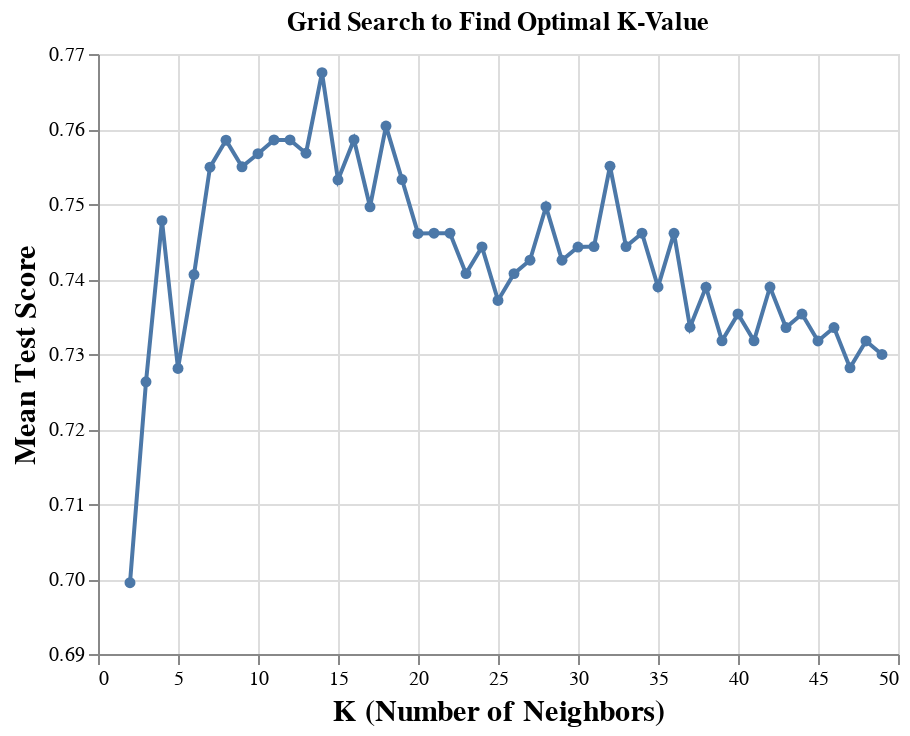

This figure's notebook cell:
### Markdown cell above
Table 4 (above): This table shows the results of the accuracies grid. By plotting the mean test score (accuracy) and the number of neighbours (*K*) from this table, we will be able to find the *K* that will maximize our model's accuracy.

### Code cell
accuracy_versus_k_grid = (
    alt.Chart(accuracies_grid, title="Grid Search to Find Optimal K-Value")
    .mark_line(point=True)
    .encode(
        x=alt.X(
            "param_kneighborsclassifier__n_neighbors",
            title="K (Number of Neighbors)",
            scale=alt.Scale(zero=False),
        ),
        y=alt.Y(
            "mean_test_score", 
            title="Mean Test Score", 
            scale=alt.Scale(zero=False)
        ),
    )
    .configure_axis(labelFontSize=10, titleFontSize=15)
    .properties(width=400, height=300)
)
accuracy_versus_k_grid

### Figure 1 — Vega-Lite specification as saved in the notebook (floating-point values rounded to 4 significant figures)
{"$schema": "https://vega.github.io/schema/vega-lite/v4.17.0.json", "config": {"axis": {"labelFontSize": 10, "titleFontSize": 15}, "view": {"continuousHeight": 300, "continuousWidth": 400}}, "data": {"name": "data-28e67b1164b2447de7e084023a81ec24"}, "datasets": {"data-28e67b1164b2447de7e084023a81ec24": [{"mean_fit_time": 0.03176, "mean_score_time": 0.06668, "mean_test_score": 0.6995, "param_kneighborsclassifier__n_neighbors": 2, "params": {"kneighborsclassifier__n_neighbors": 2}, "rank_test_score": 48, "split0_test_score": 0.7143, "split1_test_score": 0.6607, "split2_test_score": 0.6429, "split3_test_score": 0.7589, "split4_test_score": 0.7207, "std_fit_time": 0.01589, "std_score_time": 0.02259, "std_test_score": 0.04222}, {"mean_fit_time": 0.04544, "mean_score_time": 0.03556, "mean_test_score": 0.7263, "param_kneighborsclassifier__n_neighbors": 3, "params": {"kneighborsclassifier__n_neighbors": 3}, "rank_test_score": 47, "split0_test_score": 0.75, "split1_test_score": 0.7321, "split2_test_score": 0.6786, "split3_test_score": 0.75, "split4_test_score": 0.7207, "std_fit_time": 0.02163, "std_score_time": 0.002658, "std_test_score": 0.02633}, {"mean_fit_time": 0.04313, "mean_score_time": 0.03373, "mean_test_score": 0.7478, "param_kneighborsclassifier__n_neighbors": 4, "params": {"kneighborsclassifier__n_neighbors": 4}, "rank_test_score": 16, "split0_test_score": 0.7768, "split1_test_score": 0.7054, "split2_test_score": 0.7054, "split3_test_score": 0.7946, "split4_test_score": 0.7568, "std_fit_time": 0.02357, "std_score_time": 0.002448, "std_test_score": 0.03665}, {"mean_fit_time": 0.03002, "mean_score_time": 0.04124, "mean_test_score": 0.7281, "param_kneighborsclassifier__n_neighbors": 5, "params": {"kneighborsclassifier__n_neighbors": 5}, "rank_test_score": 46, "split0_test_score": 0.7321, "split1_test_score": 0.7321, "split2_test_score": 0.7054, "split3_test_score": 0.75, "split4_test_score": 0.7207, "std_fit_time": 0.01625, "std_score_time": 0.02037, "std_test_score": 0.01472}, {"mean_fit_time": 0.04093, "mean_score_time": 0.03805, "mean_test_score": 0.7406, "param_kneighborsclassifier__n_neighbors": 6, "params": {"kneighborsclassifier__n_neighbors": 6}, "rank_test_score": 30, "split0_test_score": 0.75, "split1_test_score": 0.7321, "split2_test_score": 0.6964, "split3_test_score": 0.7946, "split4_test_score": 0.7297, "std_fit_time": 0.02299, "std_score_time": 0.003976, "std_test_score": 0.03209}, {"mean_fit_time": 0.02384, "mean_score_time": 0.03646, "mean_test_score": 0.7549, "param_kneighborsclassifier__n_neighbors": 7, "params": {"kneighborsclassifier__n_neighbors": 7}, "rank_test_score": 11, "split0_test_score": 0.7679, "split1_test_score": 0.7768, "split2_test_score": 0.7143, "split3_test_score": 0.7679, "split4_test_score": 0.7477, "std_fit_time": 0.000774, "std_score_time": 0.0002071, "std_test_score": 0.02243}, {"mean_fit_time": 0.02348, "mean_score_time": 0.03715, "mean_test_score": 0.7585, "param_kneighborsclassifier__n_neighbors": 8, "params": {"kneighborsclassifier__n_neighbors": 8}, "rank_test_score": 6, "split0_test_score": 0.7946, "split1_test_score": 0.75, "split2_test_score": 0.6875, "split3_test_score": 0.7946, "split4_test_score": 0.7658, "std_fit_time": 0.0002277, "std_score_time": 0.00171, "std_test_score": 0.03944}, {"mean_fit_time": 0.01754, "mean_score_time": 0.02771, "mean_test_score": 0.755, "param_kneighborsclassifier__n_neighbors": 9, "params": {"kneighborsclassifier__n_neighbors": 9}, "rank_test_score": 10, "split0_test_score": 0.75, "split1_test_score": 0.7589, "split2_test_score": 0.7143, "split3_test_score": 0.7768, "split4_test_score": 0.7748, "std_fit_time": 0.00634, "std_score_time": 0.01266, "std_test_score": 0.02264}, {"mean_fit_time": 0.02372, "mean_score_time": 0.0362, "mean_test_score": 0.7567, "param_kneighborsclassifier__n_neighbors": 10, "params": {"kneighborsclassifier__n_neighbors": 10}, "rank_test_score": 8, "split0_test_score": 0.7857, "split1_test_score": 0.7411, "split2_test_score": 0.7054, "split3_test_score": 0.7946, "split4_test_score": 0.7568, "std_fit_time": 0.0002728, "std_score_time": 0.002393, "std_test_score": 0.03213}, {"mean_fit_time": 0.02, "mean_score_time": 0.0315, "mean_test_score": 0.7585, "param_kneighborsclassifier__n_neighbors": 11, "params": {"kneighborsclassifier__n_neighbors": 11}, "rank_test_score": 5, "split0_test_score": 0.7768, "split1_test_score": 0.7679, "split2_test_score": 0.7232, "split3_test_score": 0.7411, "split4_test_score": 0.7838, "std_fit_time": 3.951e-05, "std_score_time": 0.0002101, "std_test_score": 0.02285}, {"mean_fit_time": 0.01762, "mean_score_time": 0.02459, "mean_test_score": 0.7585, "param_kneighborsclassifier__n_neighbors": 12, "params": {"kneighborsclassifier__n_neighbors": 12}, "rank_test_score": 4, "split0_test_score": 0.7857, "split1_test_score": 0.7589, "split2_test_score": 0.6875, "split3_test_score": 0.7768, "split4_test_score": 0.7838, "std_fit_time": 0.004996, "std_score_time": 0.008738, "std_test_score": 0.03676}, {"mean_fit_time": 0.007729, "mean_score_time": 0.0122, "mean_test_score": 0.7568, "param_kneighborsclassifier__n_neighbors": 13, "params": {"kneighborsclassifier__n_neighbors": 13}, "rank_test_score": 7, "split0_test_score": 0.7679, "split1_test_score": 0.75, "split2_test_score": 0.7054, "split3_test_score": 0.7679, "split4_test_score": 0.7928, "std_fit_time": 0.0001103, "std_score_time": 0.000311, "std_test_score": 0.0291}, {"mean_fit_time": 0.007763, "mean_score_time": 0.01204, "mean_test_score": 0.7675, "param_kneighborsclassifier__n_neighbors": 14, "params": {"kneighborsclassifier__n_neighbors": 14}, "rank_test_score": 1, "split0_test_score": 0.7946, "split1_test_score": 0.7679, "split2_test_score": 0.7054, "split3_test_score": 0.7679, "split4_test_score": 0.8018, "std_fit_time": 0.0001451, "std_score_time": 0.0001287, "std_test_score": 0.03399}, {"mean_fit_time": 0.007905, "mean_score_time": 0.01266, "mean_test_score": 0.7532, "param_kneighborsclassifier__n_neighbors": 15, "params": {"kneighborsclassifier__n_neighbors": 15}, "rank_test_score": 13, "split0_test_score": 0.7768, "split1_test_score": 0.75, "split2_test_score": 0.6786, "split3_test_score": 0.7589, "split4_test_score": 0.8018, "std_fit_time": 0.0001711, "std_score_time": 0.0003331, "std_test_score": 0.04131}, {"mean_fit_time": 0.00774, "mean_score_time": 0.01222, "mean_test_score": 0.7586, "param_kneighborsclassifier__n_neighbors": 16, "params": {"kneighborsclassifier__n_neighbors": 16}, "rank_test_score": 3, "split0_test_score": 0.8036, "split1_test_score": 0.7679, "split2_test_score": 0.6696, "split3_test_score": 0.75, "split4_test_score": 0.8018, "std_fit_time": 9.981e-05, "std_score_time": 9.71e-05, "std_test_score": 0.04891}, {"mean_fit_time": 0.02863, "mean_score_time": 0.0432, "mean_test_score": 0.7496, "param_kneighborsclassifier__n_neighbors": 17, "params": {"kneighborsclassifier__n_neighbors": 17}, "rank_test_score": 15, "split0_test_score": 0.7679, "split1_test_score": 0.7411, "split2_test_score": 0.6786, "split3_test_score": 0.7679, "split4_test_score": 0.7928, "std_fit_time": 0.01615, "std_score_time": 0.02505, "std_test_score": 0.03912}, {"mean_fit_time": 0.01381, "mean_score_time": 0.01863, "mean_test_score": 0.7604, "param_kneighborsclassifier__n_neighbors": 18, "params": {"kneighborsclassifier__n_neighbors": 18}, "rank_test_score": 2, "split0_test_score": 0.8036, "split1_test_score": 0.7411, "split2_test_score": 0.6786, "split3_test_score": 0.7589, "split4_test_score": 0.8198, "std_fit_time": 0.005752, "std_score_time": 0.006208, "std_test_score": 0.04993}, {"mean_fit_time": 0.02716, "mean_score_time": 0.07558, "mean_test_score": 0.7533, "param_kneighborsclassifier__n_neighbors": 19, "params": {"kneighborsclassifier__n_neighbors": 19}, "rank_test_score": 12, "split0_test_score": 0.7857, "split1_test_score": 0.7411, "split2_test_score": 0.6518, "split3_test_score": 0.7589, "split4_test_score": 0.8288, "std_fit_time": 0.01405, "std_score_time": 0.01982, "std_test_score": 0.05872}, {"mean_fit_time": 0.02329, "mean_score_time": 0.04436, "mean_test_score": 0.7461, "param_kneighborsclassifier__n_neighbors": 20, "params": {"kneighborsclassifier__n_neighbors": 20}, "rank_test_score": 21, "split0_test_score": 0.7857, "split1_test_score": 0.7321, "split2_test_score": 0.6696, "split3_test_score": 0.7411, "split4_test_score": 0.8018, "std_fit_time": 0.0003447, "std_score_time": 0.01335, "std_test_score": 0.04634}, {"mean_fit_time": 0.0221, "mean_score_time": 0.0345, "mean_test_score": 0.7461, "param_kneighborsclassifier__n_neighbors": 21, "params": {"kneighborsclassifier__n_neighbors": 21}, "rank_test_score": 17, "split0_test_score": 0.7857, "split1_test_score": 0.7232, "split2_test_score": 0.6518, "split3_test_score": 0.75, "split4_test_score": 0.8198, "std_fit_time": 0.001626, "std_score_time": 0.002558, "std_test_score": 0.05734}, {"mean_fit_time": 0.02116, "mean_score_time": 0.03224, "mean_test_score": 0.7461, "param_kneighborsclassifier__n_neighbors": 22, "params": {"kneighborsclassifier__n_neighbors": 22}, "rank_test_score": 17, "split0_test_score": 0.7946, "split1_test_score": 0.7232, "split2_test_score": 0.6518, "split3_test_score": 0.7411, "split4_test_score": 0.8198, "std_fit_time": 0.0008652, "std_score_time": 0.0004339, "std_test_score": 0.05871}, {"mean_fit_time": 0.01109, "mean_score_time": 0.01714, "mean_test_score": 0.7407, "param_kneighborsclassifier__n_neighbors": 23, "params": {"kneighborsclassifier__n_neighbors": 23}, "rank_test_score": 28, "split0_test_score": 0.7768, "split1_test_score": 0.7232, "split2_test_score": 0.6696, "split3_test_score": 0.7321, "split4_test_score": 0.8018, "std_fit_time": 0.004581, "std_score_time": 0.006513, "std_test_score": 0.04575}, {"mean_fit_time": 0.008649, "mean_score_time": 0.01384, "mean_test_score": 0.7443, "param_kneighborsclassifier__n_neighbors": 24, "params": {"kneighborsclassifier__n_neighbors": 24}, "rank_test_score": 24, "split0_test_score": 0.7679, "split1_test_score": 0.7143, "split2_test_score": 0.6786, "split3_test_score": 0.7679, "split4_test_score": 0.7928, "std_fit_time": 0.0002747, "std_score_time": 0.0006602, "std_test_score": 0.04167}, {"mean_fit_time": 0.009202, "mean_score_time": 0.01429, "mean_test_score": 0.7371, "param_kneighborsclassifier__n_neighbors": 25, "params": {"kneighborsclassifier__n_neighbors": 25}, "rank_test_score": 34, "split0_test_score": 0.75, "split1_test_score": 0.7143, "split2_test_score": 0.6607, "split3_test_score": 0.7589, "split4_test_score": 0.8018, "std_fit_time": 0.0002155, "std_score_time": 0.0001429, "std_test_score": 0.0473}, {"mean_fit_time": 0.008861, "mean_score_time": 0.01421, "mean_test_score": 0.7407, "param_kneighborsclassifier__n_neighbors": 26, "params": {"kneighborsclassifier__n_neighbors": 26}, "rank_test_score": 28, "split0_test_score": 0.7679, "split1_test_score": 0.7143, "split2_test_score": 0.6786, "split3_test_score": 0.7411, "split4_test_score": 0.8018, "std_fit_time": 0.0002987, "std_score_time": 0.0006817, "std_test_score": 0.04249}, {"mean_fit_time": 0.007869, "mean_score_time": 0.01269, "mean_test_score": 0.7425, "param_kneighborsclassifier__n_neighbors": 27, "params": {"kneighborsclassifier__n_neighbors": 27}, "rank_test_score": 26, "split0_test_score": 0.7679, "split1_test_score": 0.7143, "split2_test_score": 0.6786, "split3_test_score": 0.75, "split4_test_score": 0.8018, "std_fit_time": 0.0005769, "std_score_time": 0.0005938, "std_test_score": 0.04266}, {"mean_fit_time": 0.007933, "mean_score_time": 0.01442, "mean_test_score": 0.7496, "param_kneighborsclassifier__n_neighbors": 28, "params": {"kneighborsclassifier__n_neighbors": 28}, "rank_test_score": 14, "split0_test_score": 0.7857, "split1_test_score": 0.7143, "split2_test_score": 0.6875, "split3_test_score": 0.7589, "split4_test_score": 0.8018, "std_fit_time": 0.0005398, "std_score_time": 0.002246, "std_test_score": 0.04294}, {"mean_fit_time": 0.01453, "mean_score_time": 0.01375, "mean_test_score": 0.7425, "param_kneighborsclassifier__n_neighbors": 29, "params": {"kneighborsclassifier__n_neighbors": 29}, "rank_test_score": 26, "split0_test_score": 0.75, "split1_test_score": 0.7143, "split2_test_score": 0.7054, "split3_test_score": 0.7411, "split4_test_score": 0.8018, "std_fit_time": 0.01176, "std_score_time": 0.0003694, "std_test_score": 0.03391}, {"mean_fit_time": 0.007803, "mean_score_time": 0.0162, "mean_test_score": 0.7443, "param_kneighborsclassifier__n_neighbors": 30, "params": {"kneighborsclassifier__n_neighbors": 30}, "rank_test_score": 25, "split0_test_score": 0.7679, "split1_test_score": 0.7232, "split2_test_score": 0.6964, "split3_test_score": 0.75, "split4_test_score": 0.7838, "std_fit_time": 0.0002976, "std_score_time": 0.007178, "std_test_score": 0.03125}, {"mean_fit_time": 0.007829, "mean_score_time": 0.01249, "mean_test_score": 0.7443, "param_kneighborsclassifier__n_neighbors": 31, "params": {"kneighborsclassifier__n_neighbors": 31}, "rank_test_score": 22, "split0_test_score": 0.7679, "split1_test_score": 0.7232, "split2_test_score": 0.6786, "split3_test_score": 0.7321, "split4_test_score": 0.8198, "std_fit_time": 0.0003338, "std_score_time": 0.0002081, "std_test_score": 0.04727}, {"mean_fit_time": 0.007471, "mean_score_time": 0.01203, "mean_test_score": 0.755, "param_kneighborsclassifier__n_neighbors": 32, "params": {"kneighborsclassifier__n_neighbors": 32}, "rank_test_score": 9, "split0_test_score": 0.7946, "split1_test_score": 0.7411, "split2_test_score": 0.6786, "split3_test_score": 0.7411, "split4_test_score": 0.8198, "std_fit_time": 3.577e-05, "std_score_time": 0.0001799, "std_test_score": 0.04899}, {"mean_fit_time": 0.007874, "mean_score_time": 0.0126, "mean_test_score": 0.7443, "param_kneighborsclassifier__n_neighbors": 33, "params": {"kneighborsclassifier__n_neighbors": 33}, "rank_test_score": 23, "split0_test_score": 0.7768, "split1_test_score": 0.7321, "split2_test_score": 0.6696, "split3_test_score": 0.7232, "split4_test_score": 0.8198, "std_fit_time": 0.0003104, "std_score_time": 0.0004328, "std_test_score": 0.05084}, {"mean_fit_time": 0.008208, "mean_score_time": 0.01367, "mean_test_score": 0.7461, "param_kneighborsclassifier__n_neighbors": 34, "params": {"kneighborsclassifier__n_neighbors": 34}, "rank_test_score": 17, "split0_test_score": 0.7768, "split1_test_score": 0.7232, "split2_test_score": 0.6696, "split3_test_score": 0.7411, "split4_test_score": 0.8198, "std_fit_time": 0.0003779, "std_score_time": 0.001237, "std_test_score": 0.05054}, {"mean_fit_time": 0.007558, "mean_score_time": 0.01218, "mean_test_score": 0.7389, "param_kneighborsclassifier__n_neighbors": 35, "params": {"kneighborsclassifier__n_neighbors": 35}, "rank_test_score": 31, "split0_test_score": 0.7589, "split1_test_score": 0.7232, "split2_test_score": 0.6696, "split3_test_score": 0.7321, "split4_test_score": 0.8108, "std_fit_time": 0.0003561, "std_score_time": 0.0001931, "std_test_score": 0.04617}, {"mean_fit_time": 0.007598, "mean_score_time": 0.01254, "mean_test_score": 0.7461, "param_kneighborsclassifier__n_neighbors": 36, "params": {"kneighborsclassifier__n_neighbors": 36}, "rank_test_score": 20, "split0_test_score": 0.7857, "split1_test_score": 0.7232, "split2_test_score": 0.6786, "split3_test_score": 0.7321, "split4_test_score": 0.8108, "std_fit_time": 0.0001465, "std_score_time": 0.0001926, "std_test_score": 0.04698}, {"mean_fit_time": 0.007584, "mean_score_time": 0.01241, "mean_test_score": 0.7336, "param_kneighborsclassifier__n_neighbors": 37, "params": {"kneighborsclassifier__n_neighbors": 37}, "rank_test_score": 37, "split0_test_score": 0.7679, "split1_test_score": 0.7232, "split2_test_score": 0.6429, "split3_test_score": 0.7321, "split4_test_score": 0.8018, "std_fit_time": 0.000232, "std_score_time": 0.0001826, "std_test_score": 0.05323}, {"mean_fit_time": 0.007971, "mean_score_time": 0.01774, "mean_test_score": 0.7389, "param_kneighborsclassifier__n_neighbors": 38, "params": {"kneighborsclassifier__n_neighbors": 38}, "rank_test_score": 33, "split0_test_score": 0.7946, "split1_test_score": 0.7143, "split2_test_score": 0.6607, "split3_test_score": 0.7321, "split4_test_score": 0.7928, "std_fit_time": 0.0004667, "std_score_time": 0.0095, "std_test_score": 0.05055}, {"mean_fit_time": 0.00831, "mean_score_time": 0.03119, "mean_test_score": 0.7318, "param_kneighborsclassifier__n_neighbors": 39, "params": {"kneighborsclassifier__n_neighbors": 39}, "rank_test_score": 40, "split0_test_score": 0.7768, "split1_test_score": 0.7143, "split2_test_score": 0.6518, "split3_test_score": 0.7321, "split4_test_score": 0.7838, "std_fit_time": 0.0004112, "std_score_time": 0.02098, "std_test_score": 0.04782}, {"mean_fit_time": 0.01853, "mean_score_time": 0.0215, "mean_test_score": 0.7353, "param_kneighborsclassifier__n_neighbors": 40, "params": {"kneighborsclassifier__n_neighbors": 40}, "rank_test_score": 35, "split0_test_score": 0.7946, "split1_test_score": 0.7143, "split2_test_score": 0.6429, "split3_test_score": 0.7321, "split4_test_score": 0.7928, "std_fit_time": 0.01886, "std_score_time": 0.01279, "std_test_score": 0.05626}, {"mean_fit_time": 0.01074, "mean_score_time": 0.015, "mean_test_score": 0.7318, "param_kneighborsclassifier__n_neighbors": 41, "params": {"kneighborsclassifier__n_neighbors": 41}, "rank_test_score": 40, "split0_test_score": 0.7857, "split1_test_score": 0.7143, "split2_test_score": 0.6429, "split3_test_score": 0.7321, "split4_test_score": 0.7838, "std_fit_time": 0.003218, "std_score_time": 9.596e-05, "std_test_score": 0.05259}, {"mean_fit_time": 0.009634, "mean_score_time": 0.02357, "mean_test_score": 0.7389, "param_kneighborsclassifier__n_neighbors": 42, "params": {"kneighborsclassifier__n_neighbors": 42}, "rank_test_score": 32, "split0_test_score": 0.7768, "split1_test_score": 0.7232, "split2_test_score": 0.6518, "split3_test_score": 0.7411, "split4_test_score": 0.8018, "std_fit_time": 0.0005206, "std_score_time": 0.01635, "std_test_score": 0.05144}, {"mean_fit_time": 0.02009, "mean_score_time": 0.02535, "mean_test_score": 0.7335, "param_kneighborsclassifier__n_neighbors": 43, "params": {"kneighborsclassifier__n_neighbors": 43}, "rank_test_score": 38, "split0_test_score": 0.7857, "split1_test_score": 0.7143, "split2_test_score": 0.6518, "split3_test_score": 0.7411, "split4_test_score": 0.7748, "std_fit_time": 0.0204, "std_score_time": 0.01801, "std_test_score": 0.04803}, {"mean_fit_time": 0.009812, "mean_score_time": 0.01792, "mean_test_score": 0.7353, "param_kneighborsclassifier__n_neighbors": 44, "params": {"kneighborsclassifier__n_neighbors": 44}, "rank_test_score": 36, "split0_test_score": 0.7857, "split1_test_score": 0.7232, "split2_test_score": 0.6429, "split3_test_score": 0.7411, "split4_test_score": 0.7838, "std_fit_time": 8.441e-06, "std_score_time": 0.003306, "std_test_score": 0.05219}, {"mean_fit_time": 0.01103, "mean_score_time": 0.01826, "mean_test_score": 0.7317, "param_kneighborsclassifier__n_neighbors": 45, "params": {"kneighborsclassifier__n_neighbors": 45}, "rank_test_score": 42, "split0_test_score": 0.7857, "split1_test_score": 0.7054, "split2_test_score": 0.6518, "split3_test_score": 0.7411, "split4_test_score": 0.7748, "std_fit_time": 0.0006058, "std_score_time": 0.0007144, "std_test_score": 0.04887}, {"mean_fit_time": 0.0114, "mean_score_time": 0.01878, "mean_test_score": 0.7335, "param_kneighborsclassifier__n_neighbors": 46, "params": {"kneighborsclassifier__n_neighbors": 46}, "rank_test_score": 38, "split0_test_score": 0.7768, "split1_test_score": 0.7232, "split2_test_score": 0.6518, "split3_test_score": 0.7411, "split4_test_score": 0.7748, "std_fit_time": 0.0002755, "std_score_time": 0.0002715, "std_test_score": 0.04565}, {"mean_fit_time": 0.01123, "mean_score_time": 0.02008, "mean_test_score": 0.7282, "param_kneighborsclassifier__n_neighbors": 47, "params": {"kneighborsclassifier__n_neighbors": 47}, "rank_test_score": 45, "split0_test_score": 0.7768, "split1_test_score": 0.7143, "split2_test_score": 0.6429, "split3_test_score": 0.7411, "split4_test_score": 0.7658, "std_fit_time": 6.379e-05, "std_score_time": 0.002902, "std_test_score": 0.04778}, {"mean_fit_time": 0.01042, "mean_score_time": 0.01601, "mean_test_score": 0.7317, "param_kneighborsclassifier__n_neighbors": 48, "params": {"kneighborsclassifier__n_neighbors": 48}, "rank_test_score": 42, "split0_test_score": 0.7768, "split1_test_score": 0.7143, "split2_test_score": 0.6518, "split3_test_score": 0.7411, "split4_test_score": 0.7748, "std_fit_time": 0.001243, "std_score_time": 0.001601, "std_test_score": 0.04619}, {"mean_fit_time": 0.009009, "mean_score_time": 0.01469, "mean_test_score": 0.7299, "param_kneighborsclassifier__n_neighbors": 49, "params": {"kneighborsclassifier__n_neighbors": 49}, "rank_test_score": 44, "split0_test_score": 0.7768, "split1_test_score": 0.7143, "split2_test_score": 0.6518, "split3_test_score": 0.7411, "split4_test_score": 0.7658, "std_fit_time": 0.0001869, "std_score_time": 0.0001094, "std_test_score": 0.04462}]}, "encoding": {"x": {"field": "param_kneighborsclassifier__n_neighbors", "scale": {"zero": false}, "title": "K (Number of Neighbors)", "type": "quantitative"}, "y": {"field": "mean_test_score", "scale": {"zero": false}, "title": "Mean Test Score", "type": "quantitative"}}, "height": 300, "mark": {"point": true, "type": "line"}, "title": "Grid Search to Find Optimal K-Value", "width": 400}
